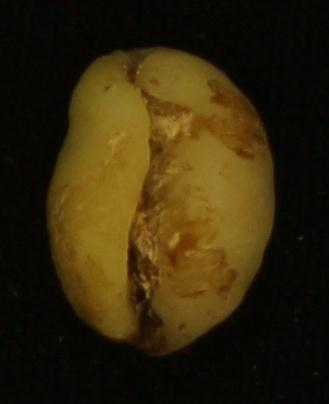
#> input picture coba1liberika.jpg, 329 x 404 px; its folder holds only this picture in this run
$ jupyter execute sc3-unbalanced-datasets-testbenar.ipynb   (older library calls are emulated)
#> lines starting #> are read from the running program, lines starting #| are printed output that depends on the picture; after the words box and inside, x2 and y2 are one past the last pixel; in counts of white or black regions, pixels touching at a corner belong together
#> further down, img is the input picture: shape (404, 329, 3); mean B, G, R 10.7, 39, 51
cell 1 buat import

[cell 1]
import os
import cv2
import numpy as np
import pandas as pd
from matplotlib import pyplot as plt
import matplotlib.gridspec as gridspec
from skimage.feature import graycomatrix, graycoprops
from sklearn.preprocessing import StandardScaler, LabelEncoder
from sklearn.pipeline import make_pipeline
from sklearn.metrics import classification_report, confusion_matrix
from sklearn.model_selection import GridSearchCV
from collections import defaultdict
import joblib
import glob
import seaborn as sns

from sklearn.ensemble import RandomForestClassifier, GradientBoostingClassifier, ExtraTreesClassifier
from sklearn.neighbors import KNeighborsClassifier
from sklearn.naive_bayes import GaussianNB
from sklearn.tree import DecisionTreeClassifier
from sklearn.linear_model import LogisticRegression
from sklearn.svm import SVC
from sklearn.metrics import accuracy_score, classification_report, confusion_matrix
import warnings

cell 2, disini buat nge apply greyscale ama segmentasiin pake ostu

[cell 2]
def preprocess(img, use_blur=False):  # Changed default to False
#> called with use_blur = True
    gray = cv2.cvtColor(img, cv2.COLOR_BGR2GRAY)
    gray = cv2.normalize(gray, None, 0, 255, cv2.NORM_MINMAX)
    if use_blur:
        gray = cv2.GaussianBlur(gray, (7, 7), 0)
    return gray

def segment(img_gray, invert_mask=False):
#> called with invert_mask = False
    thresh1 = cv2.adaptiveThreshold(img_gray, 255, cv2.ADAPTIVE_THRESH_GAUSSIAN_C,
                                    cv2.THRESH_BINARY, 15, 3)
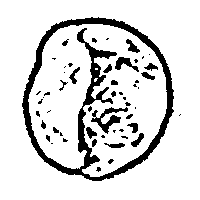
#> thresh1: shape (200, 200); 85.7% white; 54 black regions (33 under 20 px), largest, box (x1, y1, x2, y2) and area: (22, 17, 174, 181) 4091, (91, 107, 128, 134) 334, (115, 57, 139, 72) 156
    _, thresh2 = cv2.threshold(img_gray, 0, 255, cv2.THRESH_BINARY_INV + cv2.THRESH_OTSU)
#> thresh2: shape (200, 200); 62.3% white; 1 black region, box (x1, y1, x2, y2) and area: (31, 25, 166, 171) 15089

    combined = cv2.bitwise_and(thresh1, thresh2)
#> combined: shape (200, 200); 54.2% white; 3 black regions (2 under 20 px), largest, box (x1, y1, x2, y2) and area: (22, 17, 174, 181) 18319

    kernel = np.ones((3, 3), np.uint8)
    closed = cv2.morphologyEx(combined, cv2.MORPH_CLOSE, kernel, iterations=1)
#> closed: shape (200, 200); 54.2% white; 2 black regions (1 under 20 px), largest, box (x1, y1, x2, y2) and area: (22, 18, 174, 181) 18285
    opened = cv2.morphologyEx(closed, cv2.MORPH_OPEN, kernel, iterations=1)
#> opened: shape (200, 200); 53% white; 1 black region, box (x1, y1, x2, y2) and area: (22, 18, 174, 181) 18790

    # Pembesaran objek
    dilate_kernel = np.ones((3, 3), np.uint8)
    opened = cv2.dilate(opened, dilate_kernel, iterations=2)
#> opened: shape (200, 200); 58% white; 7 black regions (6 under 20 px), largest, box (x1, y1, x2, y2) and area: (25, 20, 171, 176) 16760

    # Hole filling
    hole_fill_kernel = np.ones((7, 7), np.uint8)
    opened = cv2.morphologyEx(opened, cv2.MORPH_CLOSE, hole_fill_kernel, iterations=2)
#> opened: shape (200, 200); 58.8% white; 1 black region, box (x1, y1, x2, y2) and area: (27, 20, 171, 171) 16474

    # --- Final anti-jagged edge smoothing ---
    opened = cv2.GaussianBlur(opened, (11, 11), 0)
    _, opened = cv2.threshold(opened, 127, 255, cv2.THRESH_BINARY)
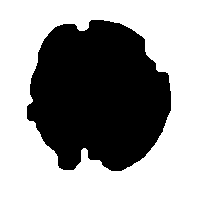
#> opened: shape (200, 200); 58.8% white; 1 black region, box (x1, y1, x2, y2) and area: (27, 20, 171, 171) 16468

    # --- Automatic correction based on center tile ---
    h, w = opened.shape
#> h = 200; w = 200
    tile = opened[h//3:h*2//3, w//3:w*2//3]
#> tile: shape (67, 67); every value is 0
    white_ratio = np.count_nonzero(tile == 255) / tile.size
#> white_ratio = 0

    if white_ratio < 0.5:  # Artinya objek utama malah jadi hitam
        opened = cv2.bitwise_not(opened)

    if invert_mask:
        opened = cv2.bitwise_not(opened)

    return combined, closed, opened

def apply_mask(img, mask):
    return cv2.bitwise_and(img, img, mask=mask)

cell 3 baut extract bentuk dari hasil segmentasi sebelumnyha pake hu_momoents, warna pake hsv, ama texture pake glcm, berdasarkan yang udah kita buat di paper

[cell 3]
# [17 lines left out: function plot_hsv_histogram, not called in this run]

def prepare_texture_image(gray, mask):
    texture_masked = apply_mask(gray, mask)
    return texture_masked

cell 3.1 buat definisiin hasil segmentasi, extract warna, dan texture

[cell 4]
image_paths = glob.glob("coba*.jpg")
if not image_paths:
    print("Tidak ditemukan file yang diawali dengan nama 'coba'.")
else:
    image_path = image_paths[0]
    img = cv2.imread(image_path)
    resized = cv2.resize(img, (200, 200))

    # Preprocessing dengan dan tanpa blur untuk perbandingan
    gray_blur = preprocess(resized, use_blur=True)
    gray_no_blur = preprocess(resized, use_blur=False)

    # Segmentasi dengan dan tanpa blur (fungsi segment kini sudah diperbaiki secara internal)
    otsu1, closed_blur, opened_blur = segment(gray_blur)
    otsu2, closed_noblur, opened_noblur = segment(gray_no_blur) # Ini yang akan kita pakai
#> in segment (call 2), `thresh1 = cv2.adaptiveThreshold(img_gray, 255, cv2.ADAPTIVE_THRESH_GAU..`: thresh1: shape (200, 200); 80.4% white; 576 black regions (548 under 20 px), largest, box (x1, y1, x2, y2) and area: (20, 16, 177, 182) 4090, (87, 108, 124, 135) 291, (116, 123, 145, 149) 207
#> in segment (call 2), `_, thresh2 = cv2.threshold(img_gray, 0, 255, cv2.THRESH_BINARY_INV + c..`: thresh2: shape (200, 200); 62.2% white; 5 black regions (4 under 20 px), largest, box (x1, y1, x2, y2) and area: (30, 24, 167, 171) 15114
#> in segment (call 2), `combined = cv2.bitwise_and(thresh1, thresh2)`: combined: shape (200, 200); 50.9% white; 371 black regions (368 under 20 px), largest, box (x1, y1, x2, y2) and area: (20, 16, 177, 182) 18376, (180, 0, 190, 8) 21, (177, 113, 185, 118) 21
#> in segment (call 2), `closed = cv2.morphologyEx(combined, cv2.MORPH_CLOSE, kernel, iteration..`: closed: shape (200, 200); 54.8% white; 5 black regions (2 under 20 px), largest, box (x1, y1, x2, y2) and area: (23, 18, 174, 174) 17962, (94, 172, 113, 180) 81, (84, 173, 93, 180) 33
#> in segment (call 2), `opened = cv2.morphologyEx(closed, cv2.MORPH_OPEN, kernel, iterations=1)`: opened: shape (200, 200); 53.8% white; 3 black regions (2 under 20 px), largest, box (x1, y1, x2, y2) and area: (23, 18, 174, 180) 18471
#> in segment (call 2), `opened = cv2.dilate(opened, dilate_kernel, iterations=2)`: opened: shape (200, 200); 58.8% white; 4 black regions (3 under 20 px), largest, box (x1, y1, x2, y2) and area: (25, 20, 171, 175) 16481
#> in segment (call 2), `opened = cv2.morphologyEx(opened, cv2.MORPH_CLOSE, hole_fill_kernel, i..`: opened: shape (200, 200); 59.2% white; 1 black region, box (x1, y1, x2, y2) and area: (27, 21, 170, 172) 16328
#> in segment (call 2), `_, opened = cv2.threshold(opened, 127, 255, cv2.THRESH_BINARY)`: opened: shape (200, 200); 59.2% white; 1 black region, box (x1, y1, x2, y2) and area: (27, 21, 170, 172) 16320

    # Menggunakan mask yang TIDAK di-blur (opened_noblur) untuk operasi selanjutnya
    hsv = cv2.cvtColor(resized, cv2.COLOR_BGR2HSV)
#> hsv: shape (200, 200, 3); mean H, S, V 27.8, 178.9, 51.3
    hsv_masked = apply_mask(hsv, opened_noblur)

    texture_img = prepare_texture_image(gray_no_blur, opened_noblur)
    glcm = graycomatrix(texture_img, distances=[1], angles=[0],
                        levels=256, symmetric=True, normed=True)
    glcm_vis = glcm[:, :, 0, 0]
    glcm_vis_norm = cv2.normalize(glcm_vis, None, 0, 255, cv2.NORM_MINMAX).astype("uint8")

cell 3.2 buat plotting segmentasi

[cell 5]
plt.figure(figsize=(15, 10))

plt.subplot(2, 5, 1)
plt.imshow(cv2.cvtColor(resized, cv2.COLOR_BGR2RGB))
plt.title("Original")
plt.axis("off")

plt.subplot(2, 5, 2)
plt.imshow(gray_blur, cmap='gray')
plt.title("Grayscale + Blur (Used for Mask)")
plt.axis("off")

plt.subplot(2, 5, 3)
plt.imshow(otsu1, cmap='gray')
plt.title("Otsu (Blur)")
plt.axis("off")

plt.subplot(2, 5, 4)
plt.imshow(closed_blur, cmap='gray')
plt.title("Closed (Blur)")
plt.axis("off")

plt.subplot(2, 5, 5)
plt.imshow(opened_blur, cmap='gray')
plt.title("Final Mask (Blur)")
plt.axis("off")

plt.subplot(2, 5, 6)
plt.imshow(cv2.cvtColor(resized, cv2.COLOR_BGR2RGB))
plt.title("Original")
plt.axis("off")

plt.subplot(2, 5, 7)
plt.imshow(gray_no_blur, cmap='gray')
plt.title("Grayscale No Blur (Comparison)")
plt.axis("off")

plt.subplot(2, 5, 8)
plt.imshow(otsu2, cmap='gray')
plt.title("Otsu (No Blur)")
plt.axis("off")

plt.subplot(2, 5, 9)
plt.imshow(closed_noblur, cmap='gray')
plt.title("Closed (No Blur)")
plt.axis("off")

plt.subplot(2, 5, 10)
plt.imshow(opened_noblur, cmap='gray')
plt.title("Mask (No Blur)")
plt.axis("off")

plt.tight_layout()
plt.show()

plt.figure(figsize=(12, 4))

plt.subplot(1, 3, 1)
plt.imshow(cv2.cvtColor(resized, cv2.COLOR_BGR2RGB))
plt.title("Original Image")
plt.axis("off")

plt.subplot(1, 3, 2)
masked_with_blur = apply_mask(resized, opened_blur)
#> in apply_mask (call 3), `return cv2.bitwise_and(img, img, mask=mask)`:
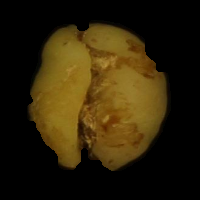
#> returned value: shape (200, 200, 3); mean of channels 0, 1, 2 8.8, 34, 45.8; drawn as B, G, R
plt.imshow(cv2.cvtColor(masked_with_blur, cv2.COLOR_BGR2RGB))
plt.title("Masked with Blur (Used)")
plt.axis("off")

plt.subplot(1, 3, 3)
masked_without_blur = apply_mask(resized, opened_noblur)
plt.imshow(cv2.cvtColor(masked_without_blur, cv2.COLOR_BGR2RGB))
plt.title("Masked without Blur (Comparison)")
plt.axis("off")

plt.tight_layout()
plt.show()

cell 3.3 buat plotting extraksi warna

[cell 6]
hsv = cv2.cvtColor(resized, cv2.COLOR_BGR2HSV)
hsv_masked = apply_mask(hsv, opened_noblur)  #masking pake segmeentasi yg di blur dulu

h1, s1, v1 = cv2.split(hsv)
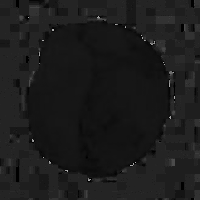
#> h1: shape (200, 200); min 0, max 176, mean 27.8
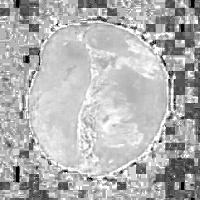
#> s1: shape (200, 200); min 0, max 255, mean 178.9
h1 = h1[h1 > 0]
s1 = s1[s1 > 0]
v1 = v1[v1 > 0]

h2, s2, v2 = cv2.split(hsv_masked)
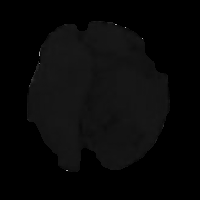
#> h2: shape (200, 200); min 0, max 174, mean 8.3
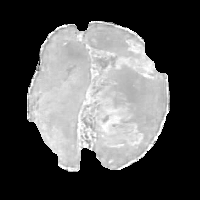
#> s2: shape (200, 200); min 0, max 255, mean 84.4
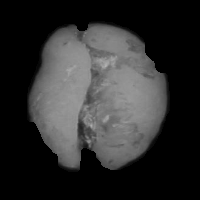
#> v2: shape (200, 200); min 0, max 178, mean 45.8
h2 = h2[h2 > 0]
#> h2 = 16309 values, max 174 at index 16287, min 3 at index 6981, mean 20.46
s2 = s2[s2 > 0]
#> s2 = 16319 values, max 255 at index 0, min 23 at index 3735, mean 207
v2 = v2[v2 > 0]
#> v2 = 16320 values, max 178 at index 4156, min 6 at index 2947, mean 112.2

fig = plt.figure(figsize=(14, 12))
gs = gridspec.GridSpec(2, 2, width_ratios=[1, 1.2], height_ratios=[1, 1])

ax0 = fig.add_subplot(gs[0, 0])
ax0.imshow(cv2.cvtColor(hsv, cv2.COLOR_HSV2RGB))
ax0.set_title("3.1 HSV Original (Before Masking)", pad=15)
ax0.axis("off")

gs_hist1 = gridspec.GridSpecFromSubplotSpec(3, 1, subplot_spec=gs[0, 1], hspace=0.5)
ax1 = fig.add_subplot(gs_hist1[0])
ax2 = fig.add_subplot(gs_hist1[1])
ax3 = fig.add_subplot(gs_hist1[2])

ax1.hist(h1.ravel(), bins=180, color='red')
ax1.set_title("3.2 Hue Distribution (Before Masking)", pad=10)

ax2.hist(s1.ravel(), bins=256, color='green')
ax2.set_title("3.3 Saturation Distribution (Before Masking)", pad=10)

ax3.hist(v1.ravel(), bins=256, color='blue')
ax3.set_title("3.4 Value Distribution (Before Masking)", pad=10)

ax4 = fig.add_subplot(gs[1, 0])
ax4.imshow(cv2.cvtColor(hsv_masked, cv2.COLOR_HSV2RGB))
ax4.set_title("3.5 HSV Masked (No Blur Mask)", pad=15)
ax4.axis("off")

gs_hist2 = gridspec.GridSpecFromSubplotSpec(3, 1, subplot_spec=gs[1, 1], hspace=0.5)
ax5 = fig.add_subplot(gs_hist2[0])
ax6 = fig.add_subplot(gs_hist2[1])
ax7 = fig.add_subplot(gs_hist2[2])

ax5.hist(h2.ravel(), bins=180, color='red')
ax5.set_title("3.6 Hue Distribution (No Blur Mask)", pad=10)

ax6.hist(s2.ravel(), bins=256, color='green')
ax6.set_title("3.7 Saturation Distribution (No Blur Mask)", pad=10)

ax7.hist(v2.ravel(), bins=256, color='blue')
ax7.set_title("3.8 Value Distribution (No Blur Mask)", pad=10)

plt.tight_layout(rect=[0, 0, 1, 1.02])
plt.show()
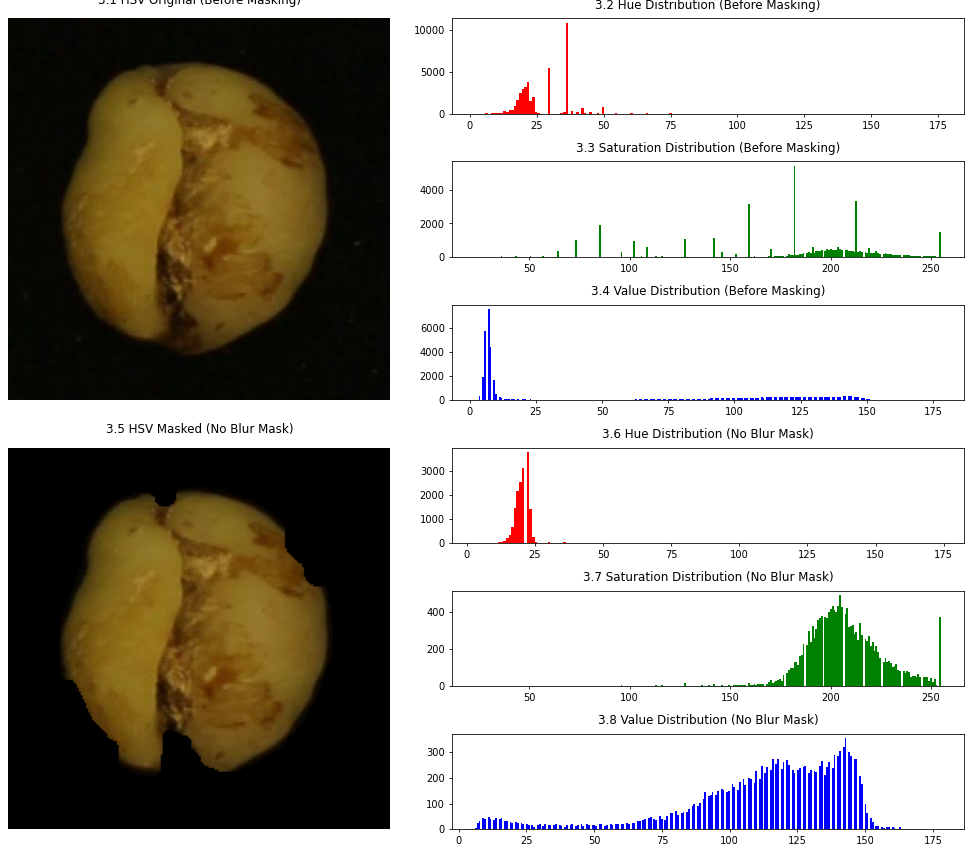
#> figure drawn by matplotlib, 8 panels; panel 2: tallest bar 10814 high, from x = 35.83 to 36.8; panel 3: tallest bar 5429 high, from x = 181.6 to 182.5; panel 4: tallest bar 7544 high, from x = 6.81 to 7.5; panel 6: tallest bar 3768 high, from x = 22 to 22.95

cell 3.4 buat plotting extraksi texture

[cell 7]
texture_before = prepare_texture_image(gray_no_blur, mask=None)
glcm_before = graycomatrix(texture_before, distances=[1], angles=[0],
                           levels=256, symmetric=True, normed=True)

# Extract GLCM properties for before mask
contrast_before = graycoprops(glcm_before, 'contrast')[0,0]
#> contrast_before = 54.07
dissimilarity_before = graycoprops(glcm_before, 'dissimilarity')[0,0]
#> dissimilarity_before = 3.59
homogeneity_before = graycoprops(glcm_before, 'homogeneity')[0,0]
#> homogeneity_before = 0.445
ASM_before = graycoprops(glcm_before, 'ASM')[0,0]
#> ASM_before = 0.0333
energy_before = graycoprops(glcm_before, 'energy')[0,0]
#> energy_before = 0.182
correlation_before = graycoprops(glcm_before, 'correlation')[0,0]
#> correlation_before = 0.995

texture_after = prepare_texture_image(gray_no_blur, opened_noblur)  # Using blurred mask
glcm_after = graycomatrix(texture_after, distances=[1], angles=[0],
                          levels=256, symmetric=True, normed=True)

# Extract GLCM properties for after mask
contrast_after = graycoprops(glcm_after, 'contrast')[0,0]
#> contrast_after = 79.96
dissimilarity_after = graycoprops(glcm_after, 'dissimilarity')[0,0]
#> dissimilarity_after = 3.06
homogeneity_after = graycoprops(glcm_after, 'homogeneity')[0,0]
#> homogeneity_after = 0.677
ASM_after = graycoprops(glcm_after, 'ASM')[0,0]
#> ASM_after = 0.343
energy_after = graycoprops(glcm_after, 'energy')[0,0]
#> energy_after = 0.586
correlation_after = graycoprops(glcm_after, 'correlation')[0,0]
#> correlation_after = 0.994

# Create figure with 2x2 subplots
plt.figure(figsize=(15, 10))

# Plot texture images
plt.subplot(2, 2, 1)
plt.imshow(texture_before, cmap='gray')
plt.title("4.1 Texture (Before Mask)")
plt.axis("off")

# Plot GLCM features before mask
plt.subplot(2, 2, 2)
features_before = ['contrast', 'dissimilarity', 'homogeneity', 'ASM', 'energy', 'correlation']
values_before = [contrast_before, dissimilarity_before, homogeneity_before,
                ASM_before, energy_before, correlation_before]
#> values_before = [54.07, 3.59, 0.445, 0.0333, 0.182, 0.995]
plt.bar(features_before, values_before, color='skyblue')
plt.title("4.2 GLCM Features (Before Mask)")
plt.xticks(rotation=45)
plt.ylim(0, max(max(values_before), max([contrast_after, dissimilarity_after,
         homogeneity_after, ASM_after, energy_after, correlation_after])) * 1.1)
plt.grid(True, linestyle='--', alpha=0.7)

# Plot texture after mask
plt.subplot(2, 2, 3)
plt.imshow(texture_after, cmap='gray')
plt.title("4.3 Texture (After Mask)")
plt.axis("off")

# Plot GLCM features after mask
plt.subplot(2, 2, 4)
features_after = ['contrast', 'dissimilarity', 'homogeneity', 'ASM', 'energy', 'correlation']
values_after = [contrast_after, dissimilarity_after, homogeneity_after,
               ASM_after, energy_after, correlation_after]
#> values_after = [79.96, 3.06, 0.677, 0.343, 0.586, 0.994]
plt.bar(features_after, values_after, color='lightcoral')
plt.title("4.4 GLCM Features (After Mask)")
plt.xticks(rotation=45)
plt.ylim(0, max(max(values_before), max(values_after)) * 1.1)
plt.grid(True, linestyle='--', alpha=0.7)

plt.tight_layout()
plt.show()
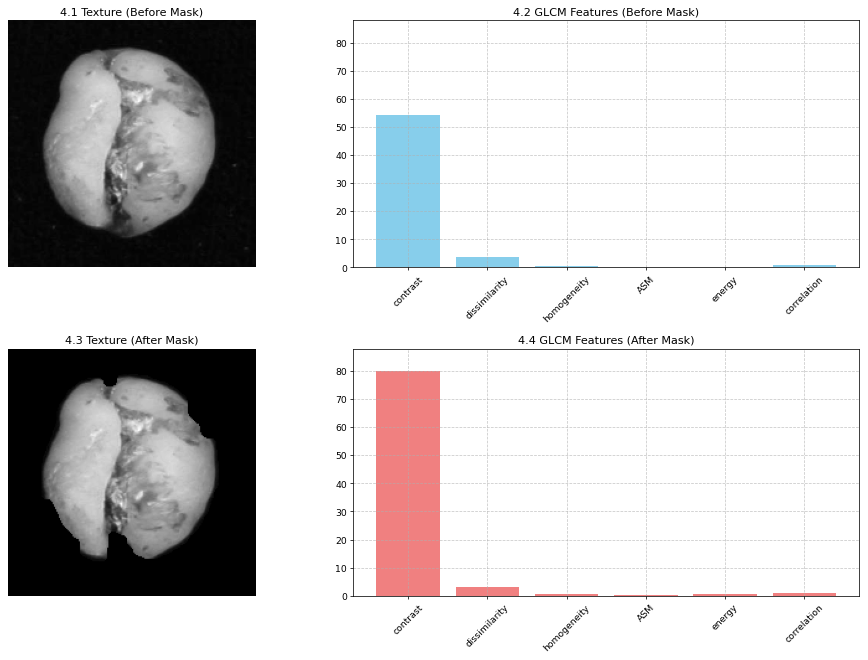
#> figure drawn by matplotlib, 4 panels; panel 2: tallest bar 54.07 high, from x = -0.4 to 0.4; panel 4: tallest bar 79.96 high, from x = -0.4 to 0.4

cell 3.9 pendefinisian hasil dari extract features hsv warna dan glcm texture

[cell 8]
# [23 lines left out: function extract_features, not called in this run]

cell 4.1 buat training dengan dataset yang belum di seimbangkan

[cell 9]
def load_dataset_unbalanced(folder):
#> called with folder = 'train'
    df = pd.read_csv(os.path.join(folder, '_classes.csv'))
#> (reads test/_classes.csv from the repository)
